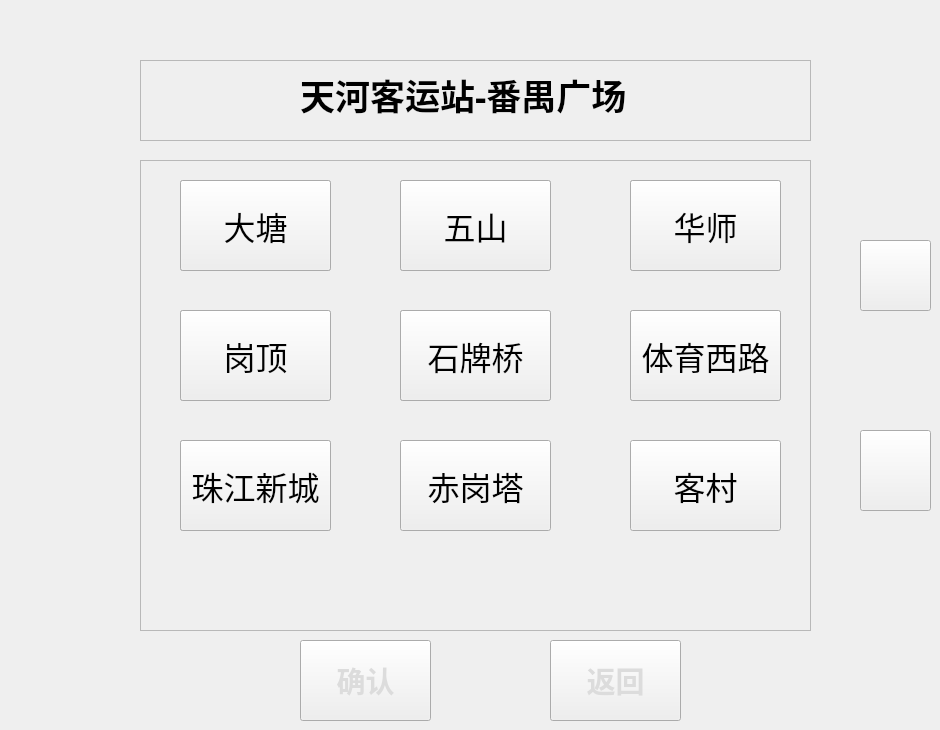
   <widget class="QWidget" name="tab_7">
    <property name="styleSheet">
     <string notr="true">QWidget#tab_7{
	background-color: rgb(173, 181, 178);
}
</string>
    </property>
    <attribute name="title">
     <string>页</string>
    </attribute>
    <widget class="QPushButton" name="pushButton_line1_addr_name_down">
     <property name="geometry">
      <rect>
       <x>860</x>
       <y>430</y>
       <width>71</width>
       <height>81</height>
      </rect>
     </property>
     <property name="styleSheet">
      <string notr="true">QPushButton
{
	border-image: url(:/key_button_down.png);
}</string>
     </property>
     <property name="text">
      <string/>
     </property>
    </widget>
    <widget class="QFrame" name="frame_21">
     <property name="geometry">
      <rect>
       <x>140</x>
       <y>160</y>
       <width>671</width>
       <height>471</height>
      </rect>
     </property>
     <property name="frameShape">
      <enum>QFrame::StyledPanel</enum>
     </property>
     <property name="frameShadow">
      <enum>QFrame::Raised</enum>
     </property>
     <widget class="QPushButton" name="pushButton_line1_addr_name_1">
      <property name="geometry">
       <rect>
        <x>40</x>
        <y>20</y>
        <width>151</width>
        <height>91</height>
       </rect>
      </property>
      <property name="font">
       <font>
        <pointsize>24</pointsize>
       </font>
      </property>
      <property name="text">
       <string>天河
客运站</string>
      </property>
     </widget>
     <widget class="QPushButton" name="pushButton_line1_addr_name_16">
      <property name="geometry">
       <rect>
        <x>40</x>
        <y>280</y>
        <width>151</width>
        <height>91</height>
       </rect>
      </property>
      <property name="font">
       <font>
        <pointsize>24</pointsize>
       </font>
      </property>
      <property name="text">
       <string>番禺广场</string>
      </property>
     </widget>
     <widget class="QPushButton" name="pushButton_line1_addr_name_14">
      <property name="geometry">
       <rect>
        <x>260</x>
        <y>150</y>
        <width>151</width>
        <height>91</height>
       </rect>
      </property>
      <property name="font">
       <font>
        <pointsize>24</pointsize>
       </font>
      </property>
      <property name="text">
       <string>汉溪长隆</string>
      </property>
     </widget>
     <widget class="QPushButton" name="pushButton_line1_addr_name_13">
      <property name="geometry">
       <rect>
        <x>40</x>
        <y>150</y>
        <width>151</width>
        <height>91</height>
       </rect>
      </property>
      <property name="font">
       <font>
        <pointsize>24</pointsize>
       </font>
      </property>
      <property name="text">
       <string>大石</string>
      </property>
     </widget>
     <widget class="QPushButton" name="pushButton_line1_addr_name_15">
      <property name="geometry">
       <rect>
        <x>490</x>
        <y>150</y>
        <width>151</width>
        <height>91</height>
       </rect>
      </property>
      <property name="font">
       <font>
        <pointsize>24</pointsize>
       </font>
      </property>
      <property name="text">
       <string>市桥</string>
      </property>
     </widget>
     <widget class="QPushButton" name="pushButton_line1_addr_name_7">
      <property name="geometry">
       <rect>
        <x>40</x>
        <y>280</y>
        <width>151</width>
        <height>91</height>
       </rect>
      </property>
      <property name="font">
       <font>
        <pointsize>24</pointsize>
       </font>
      </property>
      <property name="text">
       <string>珠江新城</string>
      </property>
     </widget>
     <widget class="QPushButton" name="pushButton_line1_addr_name_12">
      <property name="geometry">
       <rect>
        <x>490</x>
        <y>20</y>
        <width>151</width>
        <height>91</height>
       </rect>
      </property>
      <property name="font">
       <font>
        <pointsize>24</pointsize>
       </font>
      </property>
      <property name="text">
       <string>厦窖</string>
      </property>
     </widget>
     <widget class="QPushButton" name="pushButton_line1_addr_name_11">
      <property name="geometry">
       <rect>
        <x>260</x>
        <y>20</y>
        <width>151</width>
        <height>91</height>
       </rect>
      </property>
      <property name="font">
       <font>
        <pointsize>24</pointsize>
       </font>
      </property>
      <property name="text">
       <string>沥滘</string>
      </property>
     </widget>
     <widget class="QPushButton" name="pushButton_line1_addr_name_9">
      <property name="geometry">
       <rect>
        <x>490</x>
        <y>280</y>
        <width>151</width>
        <height>91</height>
       </rect>
      </property>
      <property name="font">
       <font>
        <pointsize>24</pointsize>
       </font>
      </property>
      <property name="text">
       <string>客村</string>
      </property>
     </widget>
     <widget class="QPushButton" name="pushButton_line1_addr_name_8">
      <property name="geometry">
       <rect>
        <x>260</x>
        <y>280</y>
        <width>151</width>
        <height>91</height>
       </rect>
      </property>
      <property name="font">
       <font>
        <pointsize>24</pointsize>
       </font>
      </property>
      <property name="text">
       <string>赤岗塔</string>
      </property>
     </widget>
     <widget class="QPushButton" name="pushButton_line1_addr_name_10">
      <property name="geometry">
       <rect>
        <x>40</x>
        <y>20</y>
        <width>151</width>
        <height>91</height>
       </rect>
      </property>
      <property name="font">
       <font>
        <pointsize>24</pointsize>
       </font>
      </property>
      <property name="text">
       <string>大塘</string>
      </property>
     </widget>
     <widget class="QPushButton" name="pushButton_line1_addr_name_4">
      <property name="geometry">
       <rect>
        <x>40</x>
        <y>150</y>
        <width>151</width>
        <height>91</height>
       </rect>
      </property>
      <property name="font">
       <font>
        <pointsize>24</pointsize>
       </font>
      </property>
      <property name="text">
       <string>岗顶</string>
      </property>
     </widget>
     <widget class="QPushButton" name="pushButton_line1_addr_name_5">
      <property name="geometry">
       <rect>
        <x>260</x>
        <y>150</y>
        <width>151</width>
        <height>91</height>
       </rect>
      </property>
      <property name="font">
       <font>
        <pointsize>24</pointsize>
       </font>
      </property>
      <property name="text">
       <string>石牌桥</string>
      </property>
     </widget>
     <widget class="QPushButton" name="pushButton_line1_addr_name_6">
      <property name="geometry">
       <rect>
        <x>490</x>
        <y>150</y>
        <width>151</width>
        <height>91</height>
       </rect>
      </property>
      <property name="font">
       <font>
        <pointsize>24</pointsize>
       </font>
      </property>
      <property name="text">
       <string>体育西路</string>
      </property>
     </widget>
     <widget class="QPushButton" name="pushButton_line1_addr_name_3">
      <property name="geometry">
       <rect>
        <x>490</x>
        <y>20</y>
        <width>151</width>
        <height>91</height>
       </rect>
      </property>
      <property name="font">
       <font>
        <pointsize>24</pointsize>
       </font>
      </property>
      <property name="text">
       <string>华师</string>
      </property>
     </widget>
     <widget class="QPushButton" name="pushButton_line1_addr_name_2">
      <property name="geometry">
       <rect>
        <x>260</x>
        <y>20</y>
        <width>151</width>
        <height>91</height>
       </rect>
      </property>
      <property name="font">
       <font>
        <pointsize>24</pointsize>
       </font>
      </property>
      <property name="text">
       <string>五山</string>
      </property>
     </widget>
    </widget>
    <widget class="QPushButton" name="pushButton_line1_addr_name_up">
     <property name="geometry">
      <rect>
       <x>860</x>
       <y>240</y>
       <width>71</width>
       <height>71</height>
      </rect>
     </property>
     <property name="styleSheet">
      <string notr="true">QPushButton
{
	border-image: url(:/key_button_up.png);
}</string>
     </property>
     <property name="text">
      <string/>
     </property>
    </widget>
    <widget class="QPushButton" name="pushButton_line1_addr_name_confirm">
     <property name="geometry">
      <rect>
       <x>300</x>
       <y>640</y>
       <width>131</width>
       <height>81</height>
      </rect>
     </property>
     <property name="font">
      <font>
       <family>Agency FB</family>
       <pointsize>22</pointsize>
       <weight>75</weight>
       <bold>true</bold>
      </font>
     </property>
     <property name="styleSheet">
      <string notr="true">QPushButton
{
	border-image: url(:/button_normal.png);
	color: rgb(220, 220, 220);
}

QPushButton::pressed
{
	color: rgb(220, 220, 220);
	border-image: url(:/yellow_square.png);
}</string>
     </property>
     <property name="text">
      <string>确认</string>
     </property>
    </widget>
    <widget class="QFrame" name="frame_22">
     <property name="geometry">
      <rect>
       <x>140</x>
       <y>60</y>
       <width>671</width>
       <height>81</height>
      </rect>
     </property>
     <property name="frameShape">
      <enum>QFrame::StyledPanel</enum>
     </property>
     <property name="frameShadow">
      <enum>QFrame::Raised</enum>
     </property>
     <widget class="QLabel" name="label_4">
      <property name="geometry">
       <rect>
        <x>160</x>
        <y>0</y>
        <width>361</width>
        <height>71</height>
       </rect>
      </property>
      <property name="font">
       <font>
        <family>Agency FB</family>
        <pointsize>26</pointsize>
        <weight>75</weight>
        <bold>true</bold>
       </font>
      </property>
      <property name="text">
       <string>&lt;html&gt;&lt;head/&gt;&lt;body&gt;&lt;p&gt;天河客运站-番禺广场&lt;/p&gt;&lt;/body&gt;&lt;/html&gt;</string>
      </property>
     </widget>
    </widget>
    <widget class="QPushButton" name="pushButton_broadcast_back_6">
     <property name="geometry">
      <rect>
       <x>550</x>
       <y>640</y>
       <width>131</width>
       <height>81</height>
      </rect>
     </property>
     <property name="font">
      <font>
       <family>Agency FB</family>
       <pointsize>22</pointsize>
       <weight>75</weight>
       <bold>true</bold>
      </font>
     </property>
     <property name="styleSheet">
      <string notr="true">QPushButton
{
	border-image: url(:/button_normal.png);
	color: rgb(220, 220, 220);
}

QPushButton::pressed
{
	color: rgb(220, 220, 220);
	border-image: url(:/yellow_square.png);
}</string>
     </property>
     <property name="text">
      <string>返回</string>
     </property>
    </widget>
   </widget>
